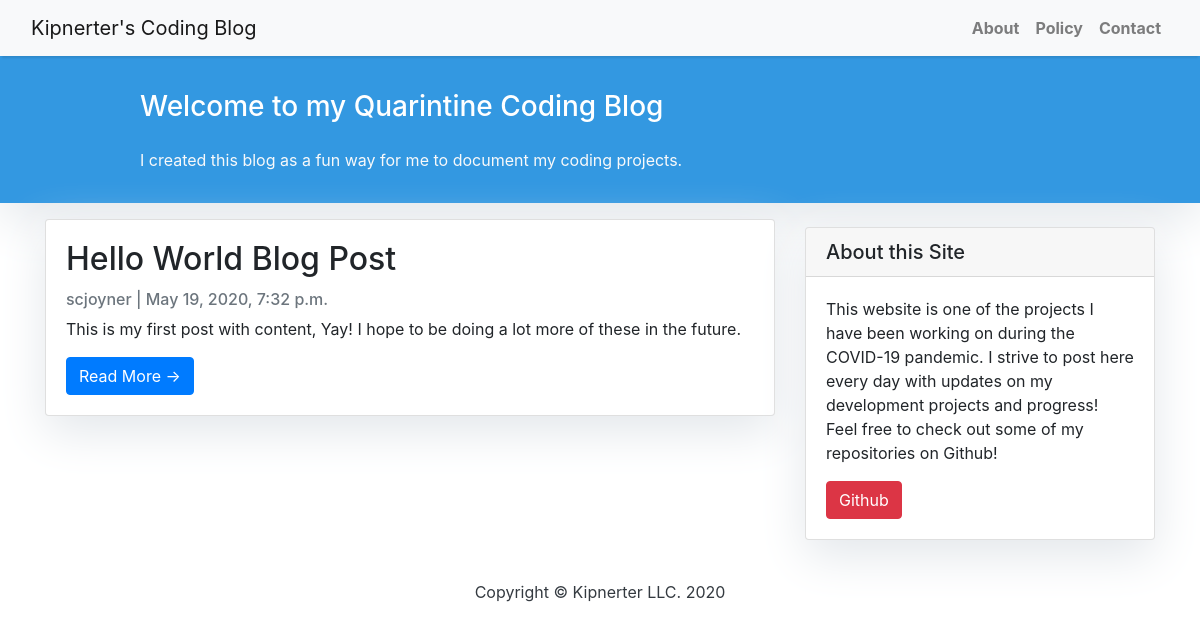
Before: / with the older database file.
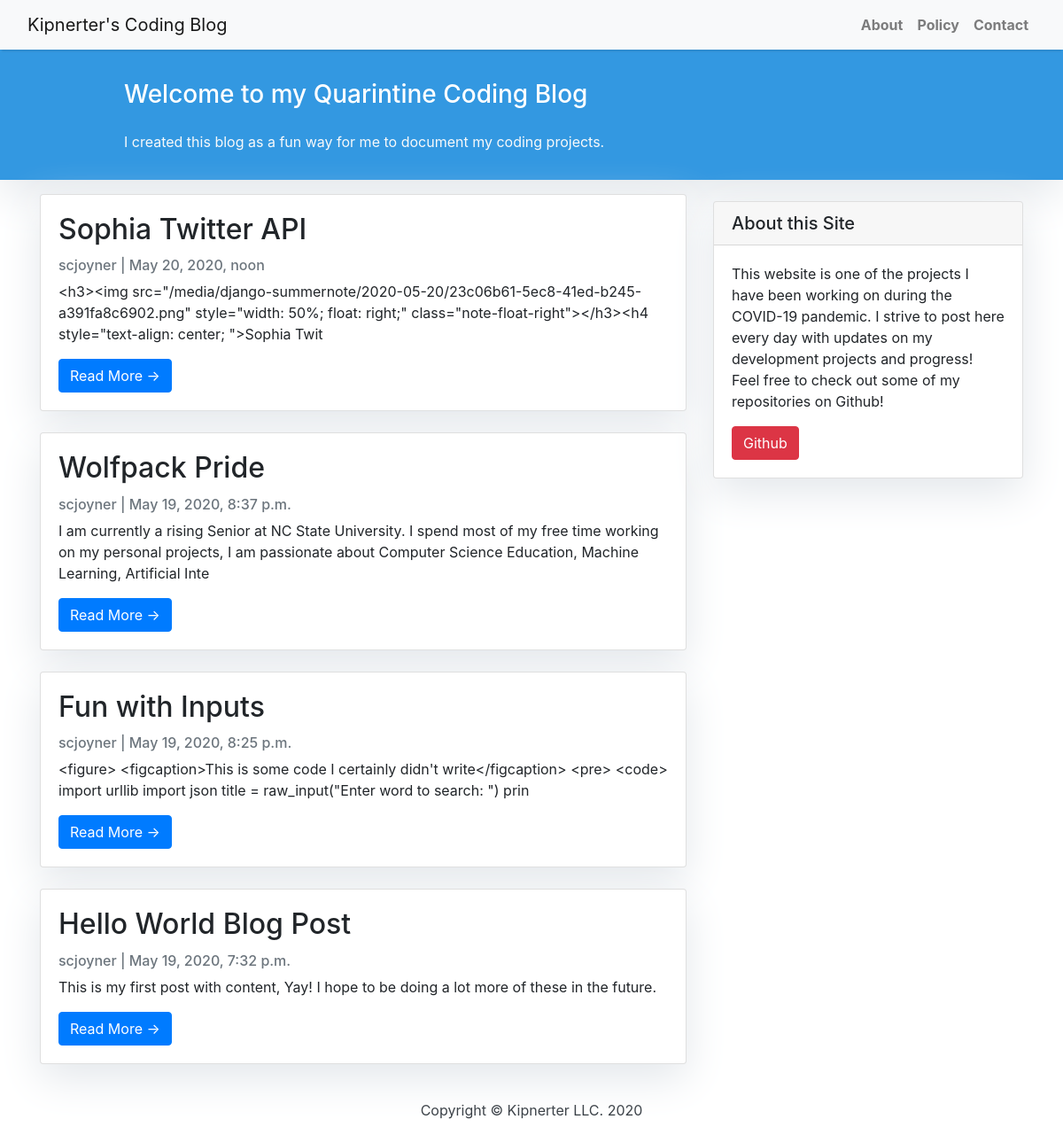
After: the same page with the newer database file.
### blog/models.py (models this page shows, shortened)
class Post(models.Model):
    title = models.CharField(max_length=200, unique=True)
    slug = models.SlugField(max_length=200, unique=True)
    author = models.ForeignKey(
        User, on_delete=models.CASCADE, related_name="blog_posts"
    )
    updated_on = models.DateTimeField(auto_now=True)
    content = models.TextField()
    created_on = models.DateTimeField(auto_now_add=True)
    status = models.IntegerField(choices=STATUS, default=0)
    class Meta:
        ordering = ["-created_on"]

### blog/views.py (the view)
# urls.py: path("", views.PostList.as_view(), name="home"),
class PostList(generic.ListView):
    queryset = Post.objects.filter(status=1).order_by("-created_on")
    template_name = "index.html"
    paginate_by = 5

### templates/index.html (shortened to what this page needs)
{% extends "base.html" %}
{% block content %}
<header class="masthead">
  <div class="container">
    <div class="row">
      <div class=" col-md-8 col-md-10 mx-auto">
        <div class="site-heading">
          <h3 class=" site-heading my-4 mt-3 text-white"> Welcome to my Quarintine Coding  Blog </h3>
          <p class="text-light"> I created this blog as a fun way for me to document my coding projects.
          </p>
        </div>
      </div>
    </div>
  </div>
</header>
<div class="container">
  <div class="row">
    <div class="col-md-8 mt-3 left">
      {% for post in post_list %}
      <div class="card mb-4">
        <div class="card-body">
          <h2 class="card-title">{{ post.title }}</h2>
          <p class="card-text text-muted h6">{{ post.author }} | {{ post.created_on}}  </p>
          <p class="card-text">{{post.content|slice:":200" }}</p>
          <a href="{% url 'post_detail' post.slug  %}" class="btn btn-primary">Read More &rarr;</a>
        </div>
      </div>
      {% endfor %}
    </div>
    {% block sidebar %}
    {% include 'sidebar.html' %}
    {% endblock sidebar %}
  </div>
</div>
{%endblock%}

### templates/base.html (shortened to what this page needs)
{% load static %}
<!DOCTYPE html>
<html>
<head>
  <link rel="stylesheet" href="{% static 'css/base.css' %}">
  <link rel="stylesheet" href="https://maxcdn.bootstrapcdn.com/bootstrap/4.0.0/css/bootstrap.min.css"
 />
</head>
<body>
  <nav class="navbar navbar-expand-lg navbar-light bg-light shadow" id="mainNav">
    <div class="container-fluid">
      <a class="navbar-brand" href="{% url 'home' %}">Kipnerter's Coding Blog</a>
      <div class="collapse navbar-collapse" id="navbarResponsive">
        <ul class="navbar-nav ml-auto">
          <li class="nav-item text-black">
              <a class="nav-link text-black font-weight-bold" href="#">About</a>
          </li>
          <li class="nav-item text-black">
            <a class="nav-link text-black font-weight-bold" href="#">Policy</a>
          </li>
          <li class="nav-item text-black">
            <a class="nav-link text-black font-weight-bold" href="#">Contact</a>
          </li>
        </ul>
      </div>
    </div>
  </nav>
  {% block content %}{% endblock content %}
  <footer class="py-3 bg-grey">
    <p class="m-0 text-dark text-center ">Copyright &copy; Kipnerter LLC. 2020</p>
  </footer>
</body>
</html>

### templates/sidebar.html
{% block sidebar %}
<div class="col-md-4 float-right ">
    <div class="card my-4">
        <h5 class="card-header">About this Site</h5>
        <div class="card-body">
            <p class="card-text"> This website is one of the projects I have been working on during the COVID-19 pandemic. I strive to post here every day with updates on my development projects and progress! Feel free to check out some of my repositories on Github!</p>
            <a href="https://github.com/scottjoyner?tab=repositories" class="btn btn-danger">Github</a>
        </div>
    </div>
</div>
{% endblock sidebar %}

### static/css/base.css (style rules this page uses)
body { font-family: "Roboto", sans-serif; font-size: 17px; background-color: #fdfdfd; }
.shadow { box-shadow: 0 4px 2px -2px rgba(0, 0, 0, 0.1); }
.btn-danger { color: #fff; background-color: #f00000; border-color: #dc281e; }
.masthead { background: #3398E1; height: auto; padding-bottom: 15px; box-shadow: 0 16px 48px #E3E7EB; padding-top: 10px; }
.card { box-shadow: 0 16px 48px #E3E7EB; }

Changed rows visible on the page:
added Post: title "Sophia Twitter API", author "scjoyner", created_on "May 20, 2020, noon", content "<h3><img src=\"/media/django-summernote/2020-05-20/23c06b61-5ec8-41ed-b245-a391fa8c6902.png\" style=\"width: 50%; float: right;\" class=\"note-float-right\"></h3><h4 style=\"text-align: center; \">Sophia Twit"
added Post: title "Wolfpack Pride", author "scjoyner", created_on "May 19, 2020, 8:37 p.m.", content "I am currently a rising Senior at NC State University. I spend most of my free time working on my personal projects, I am passionate about Computer Science Education, Machine Learning, Artificial Inte"
added Post: title "Fun with Inputs", author "scjoyner", created_on "May 19, 2020, 8:25 p.m.", content "<figure> <figcaption>This is some code I certainly didn't write</figcaption> <pre> <code> import urllib import json title = raw_input(\"Enter word to search: \") prin"
